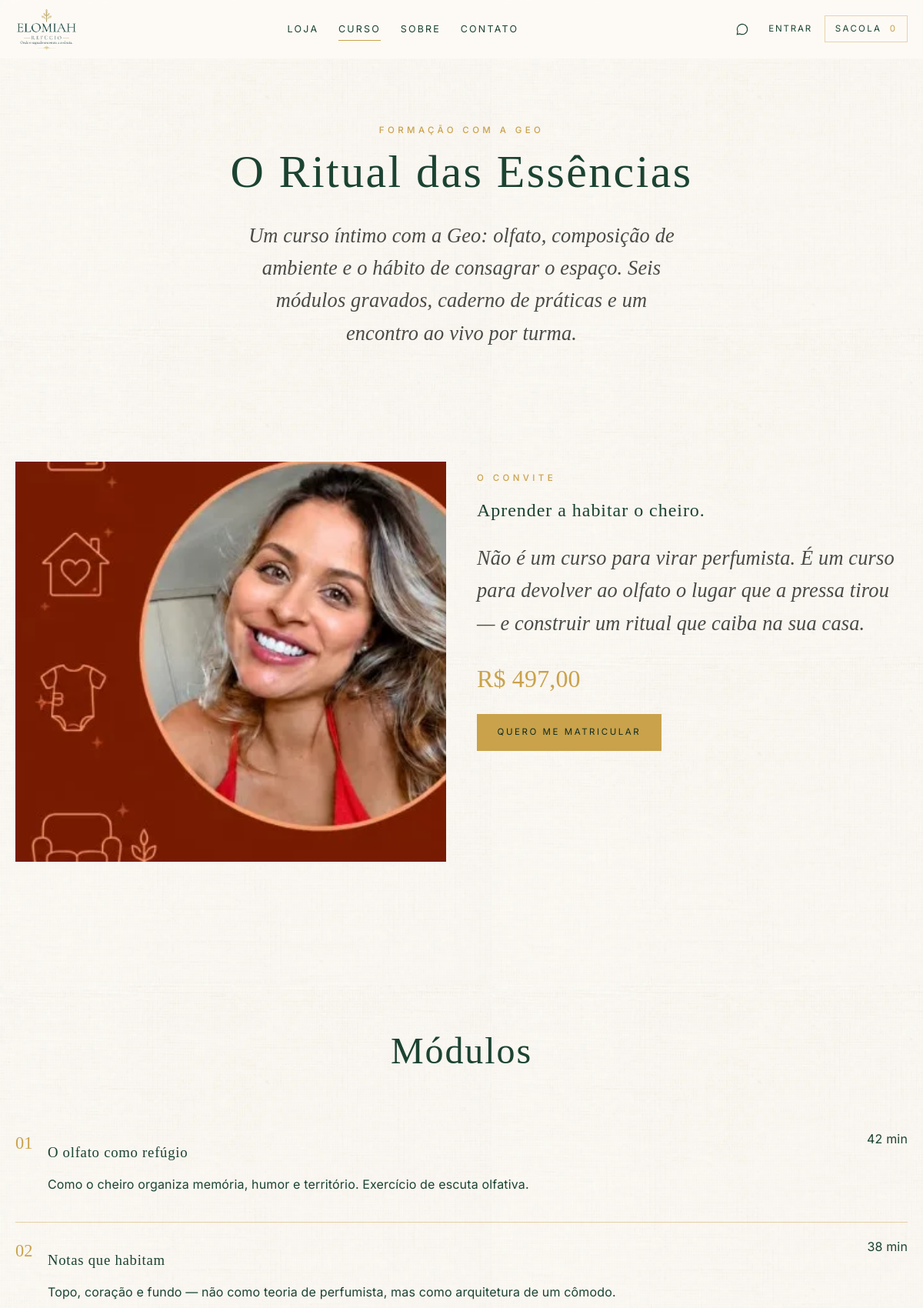
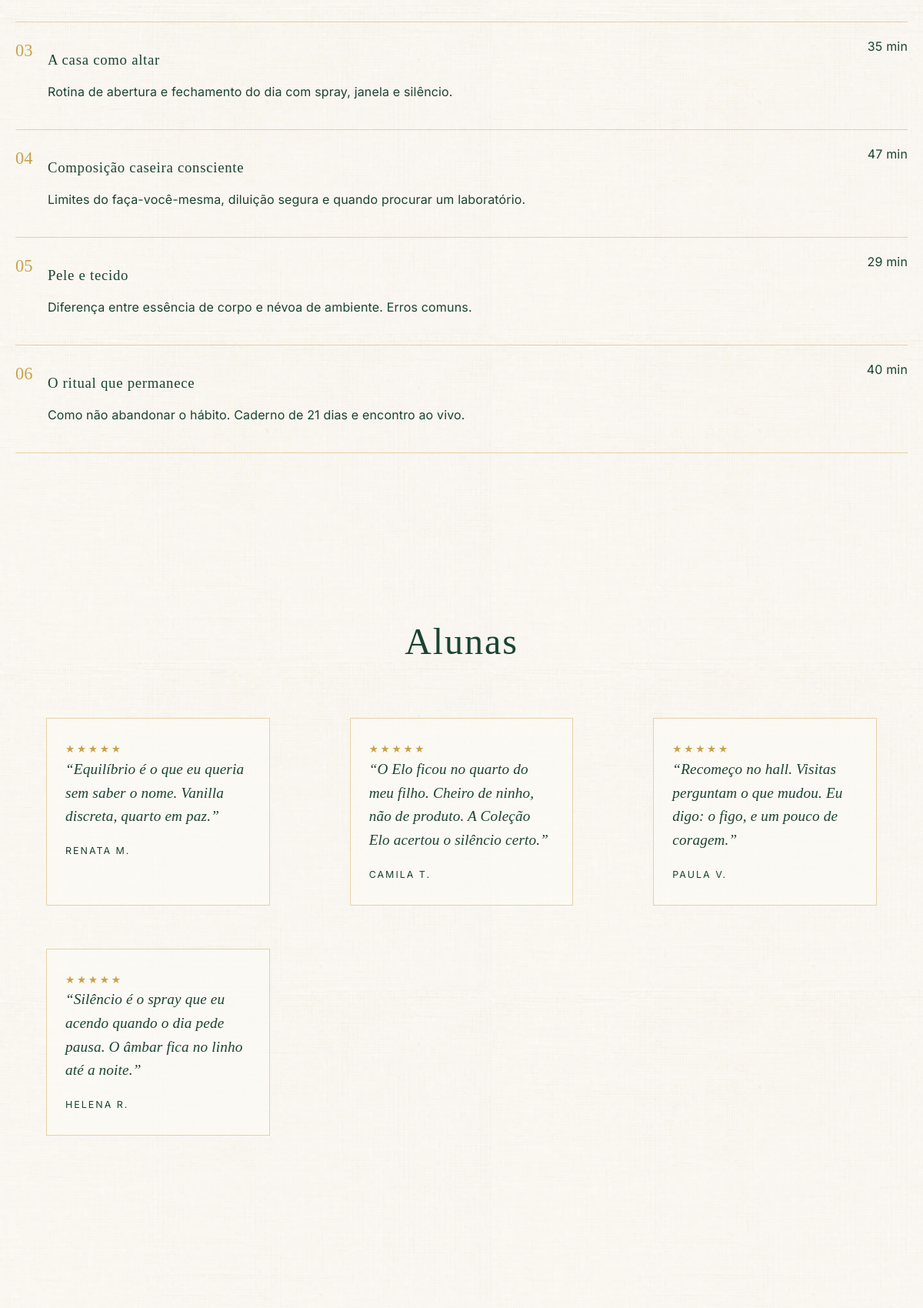
Screenshot of /curso (upper part) with the database file from the repository (2 pictures, top to bottom).
### tables this page shows
CREATE TABLE `cursos` (
  `id` INT UNSIGNED NOT NULL AUTO_INCREMENT,
  `titulo` VARCHAR(180) NOT NULL,
  `slug` VARCHAR(180) NOT NULL,
  `descricao` TEXT,
  `preco` DECIMAL(10,2) NOT NULL DEFAULT 0.00,
  `imagem` VARCHAR(255) DEFAULT NULL,
  `status` ENUM('ativo','inativo') NOT NULL DEFAULT 'ativo',
  `created_at` DATETIME NOT NULL DEFAULT CURRENT_TIMESTAMP,
  `updated_at` DATETIME NOT NULL DEFAULT CURRENT_TIMESTAMP ON UPDATE CURRENT_TIMESTAMP,
  PRIMARY KEY (`id`),
  UNIQUE KEY `uk_cursos_slug` (`slug`)
);

CREATE TABLE `modulos_curso` (
  `id` INT UNSIGNED NOT NULL AUTO_INCREMENT,
  `curso_id` INT UNSIGNED NOT NULL,
  `titulo` VARCHAR(180) NOT NULL,
  `descricao` TEXT,
  `ordem` INT NOT NULL DEFAULT 0,
  `duracao` VARCHAR(40) DEFAULT NULL,
  `created_at` DATETIME NOT NULL DEFAULT CURRENT_TIMESTAMP,
  `updated_at` DATETIME NOT NULL DEFAULT CURRENT_TIMESTAMP ON UPDATE CURRENT_TIMESTAMP,
  PRIMARY KEY (`id`),
  KEY `idx_modulos_curso` (`curso_id`),
  CONSTRAINT `fk_modulos_curso` FOREIGN KEY (`curso_id`) REFERENCES `cursos` (`id`) ON DELETE CASCADE
);

CREATE TABLE `depoimentos` (
  `id` INT UNSIGNED NOT NULL AUTO_INCREMENT,
  `usuario_id` INT UNSIGNED DEFAULT NULL,
  `produto_id` INT UNSIGNED DEFAULT NULL,
  `nome` VARCHAR(120) NOT NULL,
  `foto` VARCHAR(255) DEFAULT NULL,
  `nota` TINYINT UNSIGNED NOT NULL DEFAULT 5,
  `texto` TEXT NOT NULL,
  `status` ENUM('pendente','aprovado','reprovado') NOT NULL DEFAULT 'pendente',
  `created_at` DATETIME NOT NULL DEFAULT CURRENT_TIMESTAMP,
  `updated_at` DATETIME NOT NULL DEFAULT CURRENT_TIMESTAMP ON UPDATE CURRENT_TIMESTAMP,
  PRIMARY KEY (`id`),
  KEY `idx_depoimentos_status` (`status`),
  CONSTRAINT `fk_depoimentos_usuario` FOREIGN KEY (`usuario_id`) REFERENCES `usuarios` (`id`) ON DELETE SET NULL,
  CONSTRAINT `fk_depoimentos_produto` FOREIGN KEY (`produto_id`) REFERENCES `produtos` (`id`) ON DELETE SET NULL
);

### app/Core/View.php (called while the page is built, shortened)
<?php
final class View
{
    public static function render(string $template, array $data = [], ?string $layout = null): string
    {
        $content = self::renderFile($template, $data);
        $data['content'] = $content;
        return self::renderFile($layout, $data);
    }
    public static function renderFile(string $template, array $data = []): string
    {
        $path = APP_PATH . DIRECTORY_SEPARATOR . 'Views' . DIRECTORY_SEPARATOR . str_replace('/', DIRECTORY_SEPARATOR, $template) . '.php';
        extract($data, EXTR_SKIP);
        require $path;
        return (string) ob_get_clean();
    }
}

### app/Core/Controller.php (called while the page is built, shortened)
<?php
abstract class Controller
{
    protected function view(string $template, array $data = [], ?string $layout = 'layouts/public'): never
    {
        Response::html(View::render($template, $data, $layout));
    }
}

### app/Controllers/CursoController.php (called while the page is built, shortened)
<?php
final class CursoController extends Controller
{
    public function index(Request $request, array $params = []): never
    {
        $curso = Curso::firstWhere('status', 'ativo');
        $modulos = $curso ? ModuloCurso::where('curso_id', (int) $curso['id'], 'ordem ASC') : [];
        $faqs = $curso ? FaqCurso::where('curso_id', (int) $curso['id'], 'ordem ASC') : [];
        $this->view('curso/index', [
            'title' => ($curso['titulo'] ?? 'Curso') . ' — Elomiah',
            'curso' => $curso,
            'modulos' => $modulos,
            'faqs' => $faqs,
            'depoimentos' => Database::fetchAll(
                'SELECT * FROM depoimentos WHERE status = :s ORDER BY id DESC LIMIT 4',
                ['s' => 'aprovado']
            ),
        ]);
    }
}

### app/Core/Application.php (called while the page is built, shortened)
<?php
final class Application
{
    public function run(): void
    {
        $request = new Request();
        try {
            $router = new Router();
            $router->dispatch($request);
        } catch (Throwable $e) {
            $this->handleException($e);
        }
    }
}

### public/index.php (called while the page is built, shortened)
<?php
(new App\Core\Application())->run();

### app/Core/Database.php (called while the page is built, shortened)
<?php
final class Database
{
    private static ?PDO $pdo = null;
    public static function connection(): PDO
    {
        if (self::$pdo instanceof PDO) {
            return self::$pdo;
        }
        $cfg = config('database');
        $dsn = sprintf(
            'mysql:host=%s;port=%d;dbname=%s;charset=%s',
            $cfg['host'],
            $cfg['port'],
            $cfg['name'],
            $cfg['charset']
        );
        try {
            self::$pdo = new PDO($dsn, $cfg['user'], $cfg['pass'], [
                PDO::ATTR_ERRMODE => PDO::ERRMODE_EXCEPTION,
                PDO::ATTR_DEFAULT_FETCH_MODE => PDO::FETCH_ASSOC,
                PDO::ATTR_EMULATE_PREPARES => false,
            ]);
        } catch (PDOException $e) {
            $hint = 'Não foi possível conectar ao banco de dados. Verifique DB_HOST, DB_USER e DB_PASS no .env e execute php database/install.php.';
            if (config('app')['debug'] ?? false) {
                $hint .= ' Detalhe: ' . $e->getMessage();
            }
            throw new RuntimeException($hint, (int) $e->getCode(), $e);
        }
        return self::$pdo;
    }
    public static function query(string $sql, array $params = []): PDOStatement
    {
        $stmt = self::connection()->prepare($sql);
        foreach ($params as $key => $value) {
            $param = is_int($key) ? $key + 1 : (str_starts_with((string) $key, ':') ? $key : ':' . $key);
            $type = match (true) {
                is_int($value) => PDO::PARAM_INT,
                is_bool($value) => PDO::PARAM_BOOL,
                $value === null => PDO::PARAM_NULL,
                default => PDO::PARAM_STR,
            };
            $stmt->bindValue($param, $value, $type);
        }
        $stmt->execute();
        return $stmt;
    }
    public static function fetch(string $sql, array $params = []): ?array
    {
        $row = self::query($sql, $params)->fetch();
        return $row === false ? null : $row;
    }
    public static function fetchAll(string $sql, array $params = []): array
    {
        return self::query($sql, $params)->fetchAll();
    }
}

### app/Core/Model.php (called while the page is built, shortened)
<?php
abstract class Model
{
    protected static string $table = '';
    public static function where(string $column, mixed $value, string $order = 'id DESC'): array
    {
        return Database::fetchAll(
            'SELECT * FROM `' . static::$table . '` WHERE `' . $column . '` = :v ORDER BY ' . self::safeOrder($order),
            ['v' => $value]
        );
    }
    public static function firstWhere(string $column, mixed $value): ?array
    {
        return Database::fetch(
            'SELECT * FROM `' . static::$table . '` WHERE `' . $column . '` = :v LIMIT 1',
            ['v' => $value]
        );
    }
    private static function safeOrder(string $order): string
    {
        return $order;
    }
}

### app/Helpers/functions.php (called while the page is built, shortened)
<?php
function env(string $key, mixed $default = null): mixed
{
    if (array_key_exists($key, $_ENV)) {
        return $_ENV[$key];
    }
    $value = getenv($key);
    return $value === false ? $default : $value;
}
function config(string $file): array
{
    static $cache = [];
    if (!isset($cache[$file])) {
        $path = CONFIG_PATH . DIRECTORY_SEPARATOR . $file . '.php';
        $cache[$file] = is_file($path) ? require $path : [];
    }
    return $cache[$file];
}
function e(?string $value): string
{
    return htmlspecialchars((string) $value, ENT_QUOTES | ENT_SUBSTITUTE, 'UTF-8');
}
function url(string $path = '/'): string
{
    $base = rtrim((string) (config('app')['url'] ?? ''), '/');
    $path = '/' . ltrim($path, '/');
    return $base . ($path === '/' ? '/' : rtrim($path, '/'));
}
function asset(string $path): string
{
    return url('/assets/' . ltrim($path, '/'));
}
function money(float|int|string|null $value): string
{
    return 'R$ ' . number_format((float) $value, 2, ',', '.');
}

### config/app.php (called while the page is built, shortened)
<?php
return [
    'name' => env('APP_NAME', 'Elomiah'),
    'env' => env('APP_ENV', 'local'),
    'debug' => env('APP_DEBUG', 'false') === 'true',
    'url' => rtrim((string) env('APP_URL', 'http://localhost:8000'), '/'),
    'key' => (string) env('APP_KEY', ''),
    'whatsapp' => preg_replace('/\D+/', '', (string) env('WHATSAPP', '5571984916767')) ?: '5571984916767',
    'achadinhos_url' => (string) env('ACHADINHOS_URL', 'https://collshp.com/geovanaferreira030789?view=storefront'),
    'shopee_url' => (string) env('SHOPEE_URL', 'https://collshp.com/geovanaferreira030789?view=storefront'),
    'mercadopago_access_token' => (string) env('MERCADOPAGO_ACCESS_TOKEN', ''),
    'mercadopago_public_key' => (string) env('MERCADOPAGO_PUBLIC_KEY', ''),
    'mercadopago_public_url' => rtrim((string) env('MERCADOPAGO_PUBLIC_URL', ''), '/'),
    'pix_chave' => (string) env('PIX_CHAVE', ''),
    'pix_nome' => (string) env('PIX_NOME', 'ELOMIAH'),
    'pix_cidade' => (string) env('PIX_CIDADE', 'SAO PAULO'),
    'banco_nome' => (string) env('BANCO_NOME', 'Nu Pagamentos S.A.'),
    'banco_codigo' => (string) env('BANCO_CODIGO', '0260'),
    'banco_agencia' => (string) env('BANCO_AGENCIA', '0001'),
    'banco_conta' => (string) env('BANCO_CONTA', ''),
    'session_secure' => env('SESSION_SECURE', '0') === '1',
    'upload_max_mb' => 4,
    'rate_limit' => [
        'login' => ['max' => 5, 'window' => 900],
        'contato' => ['max' => 5, 'window' => 600],
        'checkout' => ['max' => 10, 'window' => 600],
        'lgpd' => ['max' => 3, 'window' => 3600],
        'depoimento' => ['max' => 3, 'window' => 3600],
        'recuperar' => ['max' => 3, 'window' => 3600],
    ],
];

### config/database.php (called while the page is built, shortened)
<?php
return [
    'host' => env('DB_HOST', '127.0.0.1'),
    'port' => (int) env('DB_PORT', '3306'),
    'name' => env('DB_NAME', 'elomiah'),
    'user' => env('DB_USER', 'root'),
    'pass' => env('DB_PASS', ''),
    'charset' => 'utf8mb4',
];

### app/Views/curso/index.php (the view, shortened to what this page needs)
<?php
$curso = $curso ?? [];
?>
<section class="page-hero container">
    <p class="eyebrow">Formação com a Geo</p>
    <h1><?= e($curso['titulo'] ?? 'O Ritual das Essências') ?></h1>
    <p class="lede" style="margin-inline:auto"><?= e($curso['descricao'] ?? '') ?></p>
</section>
<section class="container split-2">
    <img src="<?= e(asset($curso['imagem'] ?? 'images/geo-real.webp')) ?>" alt="Geo no ateliê" style="width:100%;height:520px;object-fit:cover">
    <div>
        <p class="eyebrow">O convite</p>
        <h2>Aprender a habitar o cheiro.</h2>
        <p class="lede">Não é um curso para virar perfumista. É um curso para devolver ao olfato o lugar que a pressa tirou — e construir um ritual que caiba na sua casa.</p>
        <p style="font-family:Playfair Display,serif;font-size:2rem;color:var(--dourado);margin:1.2rem 0"><?= e(money($curso['preco'] ?? 0)) ?></p>
        <form method="post" action="<?= e(url('/curso/matricular')) ?>">
            <button class="btn btn-gold" type="submit">Quero me matricular</button>
        </form>
    </div>
</section>
<section class="container">
    <div class="section-head"><h2>Módulos</h2></div>
    <div class="modulos">
        <?php foreach ($modulos ?? [] as $i => $m): ?>
            <article class="modulo">
                <div class="n"><?= str_pad((string) ($i + 1), 2, '0', STR_PAD_LEFT) ?></div>
                <div>
                    <h3><?= e($m['titulo']) ?></h3>
                    <p><?= e($m['descricao']) ?></p>
                </div>
                <span><?= e($m['duracao']) ?></span>
            </article>
        <?php endforeach; ?>
    </div>
</section>
<section class="container">
    <div class="section-head"><h2>Alunas</h2></div>
    <div class="quotes">
        <?php foreach ($depoimentos ?? [] as $d): ?>
            <blockquote class="quote">
                <div class="stars"><?= str_repeat('★', (int) $d['nota']) ?></div>
                <p>“<?= e($d['texto']) ?>”</p>
                <footer><?= e($d['nome']) ?></footer>
            </blockquote>
        <?php endforeach; ?>
    </div>
</section>
<section class="container faq">
</section>

### app/Core/Router.php (shortened to what this page needs)
<?php
final class Router
{
    private array $routes = [];
    public function add(string $method, string $path, array $handler, array $middleware = []): void
    {
        $this->routes[] = [
            'method' => strtoupper($method),
            'pattern' => $this->compile($path),
            'handler' => $handler,
            'middleware' => $middleware,
        ];
    }
    public function dispatch(Request $request): mixed
    {
        $path = $request->path();
        foreach ($this->routes as $route) {
            if (!preg_match($route['pattern'], $path, $matches)) {
                continue;
            }
            $params = array_filter($matches, 'is_string', ARRAY_FILTER_USE_KEY);
            [$class, $action] = $route['handler'];
            $controller = new $class();
            return $controller->{$action}($request, $params);
        }
    }
    private function compile(string $path): string
    {
        $path = rtrim($path, '/') ?: '/';
        $regex = preg_replace('#\{([a-zA-Z_][a-zA-Z0-9_]*)\}#', '(?P<$1>[^/]+)', $path);
        return '#^' . $regex . '$#';
    }
}

### public/assets/css/app.css (style rules this page uses)
:root { --verde: #1B4332; --verde-escuro: #0F2C22; --dourado: #C9A24B; --dourado-suave: #d4b56a; --creme: #FDFBF6; --creme-escuro: #F4F0E6; --cinza: #4A4A45; --linha: rgba(201, 162, 75, 0.45); --papel: url("../images/texture-linho.webp"); --serif: "Playfair Display", "Palatino Linotype", Palatino, serif; --serif-body: "Cormorant Garamond", "Georgia", serif; --sans: "Inter", "Segoe UI", sans-serif; --max: 1180px; --header: 76px; }
*, *::before, *::after { box-sizing: border-box; }
html { scroll-behavior: smooth; }
body { margin: 0; background-color: var(--creme); background-image: var(--papel); background-size: 640px; color: var(--verde); font-family: var(--sans); font-size: 16px; line-height: 1.6; letter-spacing: 0.01em; }
img { max-width: 100%; display: block; }
button, input, textarea, select { font: inherit; color: inherit; }
button { cursor: pointer; background: none; border: none; }
.container { width: min(var(--max), calc(100% - 2.5rem)); margin-inline: auto; }
.eyebrow { font-family: var(--sans); font-size: 0.72rem; letter-spacing: 0.38em; text-transform: uppercase; color: var(--dourado); font-weight: 500; }
h1, h2, h3, .display { font-family: var(--serif); font-weight: 500; letter-spacing: 0.04em; line-height: 1.15; color: var(--verde); }
.lede { font-family: var(--serif-body); font-size: clamp(1.25rem, 2.2vw, 1.65rem); font-style: italic; color: var(--cinza); max-width: 36rem; }
.btn { display: inline-flex; align-items: center; justify-content: center; gap: 0.6rem; min-height: 48px; padding: 0.7rem 1.6rem; border: 1px solid var(--dourado); letter-spacing: 0.22em; text-transform: uppercase; font-size: 0.72rem; transition: background .3s ease, color .3s ease, transform .3s ease; }
.btn-gold { background: var(--dourado); color: var(--verde-escuro); }
section { padding: 6.5rem 0; }
.section-head { text-align: center; max-width: 40rem; margin: 0 auto 3.5rem; }
.section-head h2 { font-size: clamp(2rem, 4vw, 3.2rem); margin: 0.6rem 0 0.8rem; }
.quotes { display: grid; grid-template-columns: repeat(3, 1fr); gap: 1.5rem; }
.quote { padding: 1.8rem 1.5rem; border: 1px solid var(--linha); background: color-mix(in srgb, var(--creme) 70%, transparent); }
.quote p { font-family: var(--serif-body); font-size: 1.2rem; font-style: italic; margin: 0 0 1.2rem; }
.stars { color: var(--dourado); letter-spacing: 0.2em; font-size: 0.85rem; }
.quote footer { font-size: 0.78rem; letter-spacing: 0.16em; text-transform: uppercase; }
.page-hero { padding: 4.5rem 0 1rem; text-align: center; }
.page-hero h1 { font-size: clamp(2.2rem, 5vw, 3.8rem); margin: 0.5rem 0; }
.split-2 { display: grid; grid-template-columns: 1fr 1fr; gap: 2.5rem; }
.modulos { counter-reset: mod; }
.modulo { display: grid; grid-template-columns: auto 1fr auto; gap: 1.2rem; padding: 1.2rem 0; border-bottom: 1px solid var(--linha); align-items: start; }
.modulo .n { font-family: var(--serif); color: var(--dourado); font-size: 1.4rem; }

### rows the page displays
cursos: titulo "O Ritual das Essências", descricao "Um curso íntimo com a Geo: olfato, composição de ambiente e o hábito de consagrar o espaço. Seis módulos gravados, caderno de práticas e um encontro ao vivo por turma.", imagem (picture), preco "R$ 497,00"
modulos_curso: i "01", titulo "O olfato como refúgio", descricao "Como o cheiro organiza memória, humor e território. Exercício de escuta olfativa.", duracao "42 min"
modulos_curso: i "02", titulo "Notas que habitam", descricao "Topo, coração e fundo — não como teoria de perfumista, mas como arquitetura de um cômodo.", duracao "38 min"
modulos_curso: i "03", titulo "A casa como altar", descricao "Rotina de abertura e fechamento do dia com spray, janela e silêncio.", duracao "35 min"
modulos_curso: i "04", titulo "Composição caseira consciente", descricao "Limites do faça-você-mesma, diluição segura e quando procurar um laboratório.", duracao "47 min"
modulos_curso: i "05", titulo "Pele e tecido", descricao "Diferença entre essência de corpo e névoa de ambiente. Erros comuns.", duracao "29 min"
modulos_curso: i "06", titulo "O ritual que permanece", descricao "Como não abandonar o hábito. Caderno de 21 dias e encontro ao vivo.", duracao "40 min"
depoimentos: nota "★★★★★", texto "Equilíbrio é o que eu queria sem saber o nome. Vanilla discreta, quarto em paz.", nome "RENATA M."
depoimentos: nota "★★★★★", texto "O Elo ficou no quarto do meu filho. Cheiro de ninho, não de produto. A Coleção Elo acertou o silêncio certo.", nome "CAMILA T."
depoimentos: nota "★★★★★", texto "Recomeço no hall. Visitas perguntam o que mudou. Eu digo: o figo, e um pouco de coragem.", nome "PAULA V."
depoimentos: nota "★★★★★", texto "Silêncio é o spray que eu acendo quando o dia pede pausa. O âmbar fica no linho até a noite.", nome "HELENA R."
